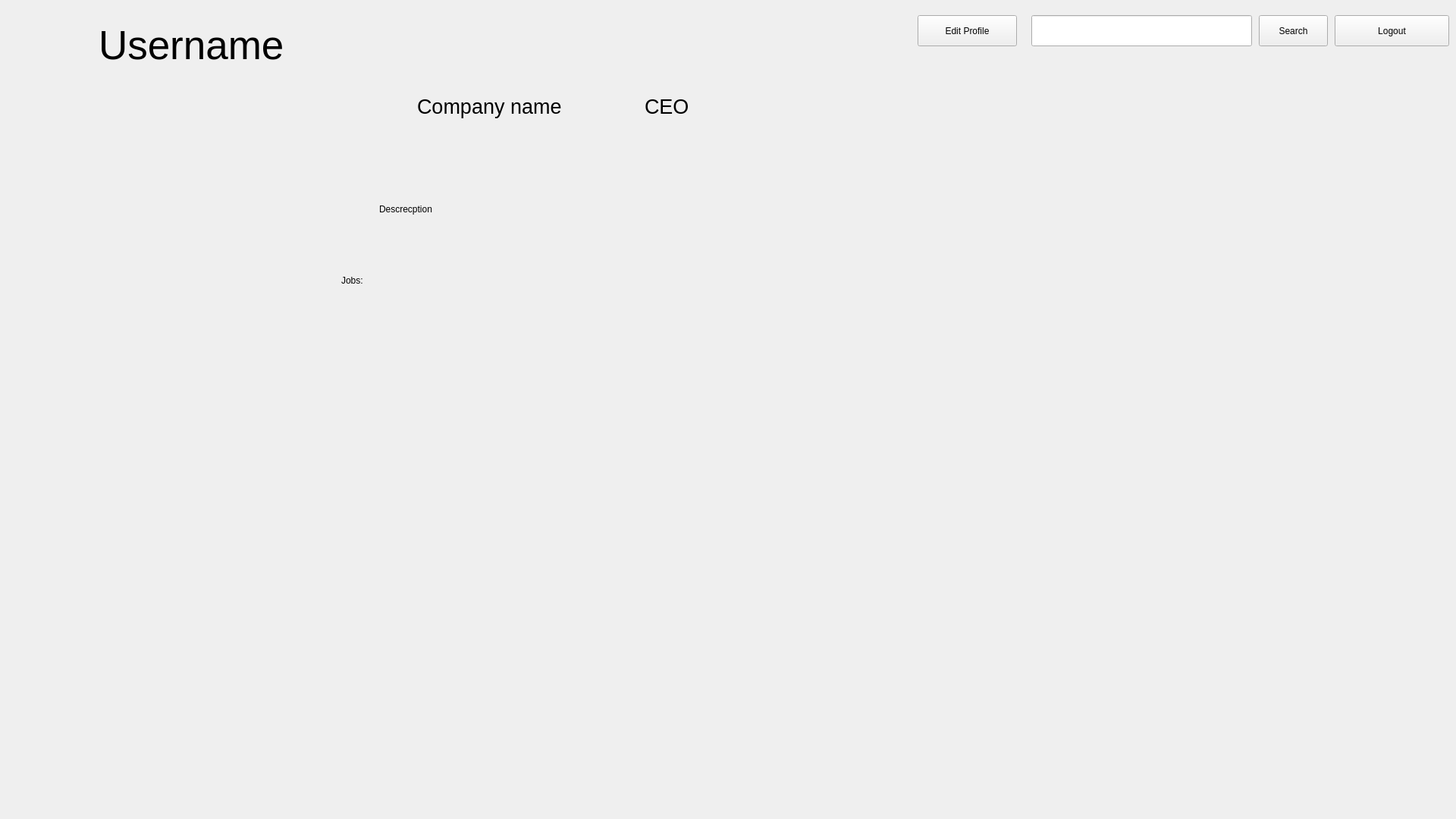
<?xml version="1.0" encoding="UTF-8"?>
<ui version="4.0">
 <class>CompanyProfileWindow</class>
 <widget class="QWidget" name="CompanyProfileWindow">
  <property name="geometry">
   <rect>
    <x>0</x>
    <y>0</y>
    <width>1920</width>
    <height>1080</height>
   </rect>
  </property>
  <property name="windowTitle">
   <string>Profile</string>
  </property>
  <widget class="QLabel" name="usernamelabel">
   <property name="geometry">
    <rect>
     <x>130</x>
     <y>0</y>
     <width>280</width>
     <height>120</height>
    </rect>
   </property>
   <property name="font">
    <font>
     <pointsize>40</pointsize>
    </font>
   </property>
   <property name="text">
    <string>Username</string>
   </property>
  </widget>
  <widget class="QLabel" name="ceolabel">
   <property name="geometry">
    <rect>
     <x>850</x>
     <y>110</y>
     <width>250</width>
     <height>60</height>
    </rect>
   </property>
   <property name="font">
    <font>
     <pointsize>20</pointsize>
    </font>
   </property>
   <property name="text">
    <string>CEO</string>
   </property>
  </widget>
  <widget class="QLabel" name="cnamelabel">
   <property name="geometry">
    <rect>
     <x>550</x>
     <y>110</y>
     <width>250</width>
     <height>60</height>
    </rect>
   </property>
   <property name="font">
    <font>
     <pointsize>20</pointsize>
    </font>
   </property>
   <property name="text">
    <string>Company name</string>
   </property>
  </widget>
  <widget class="QLabel" name="desclabel">
   <property name="geometry">
    <rect>
     <x>500</x>
     <y>250</y>
     <width>701</width>
     <height>51</height>
    </rect>
   </property>
   <property name="text">
    <string>Descrecption</string>
   </property>
  </widget>
  <widget class="QLabel" name="label">
   <property name="geometry">
    <rect>
     <x>450</x>
     <y>350</y>
     <width>80</width>
     <height>40</height>
    </rect>
   </property>
   <property name="text">
    <string>Jobs:</string>
   </property>
  </widget>
  <widget class="QPushButton" name="editbutton">
   <property name="geometry">
    <rect>
     <x>1210</x>
     <y>20</y>
     <width>131</width>
     <height>41</height>
    </rect>
   </property>
   <property name="text">
    <string>Edit Profile</string>
   </property>
  </widget>
  <widget class="QPushButton" name="searchbutton">
   <property name="geometry">
    <rect>
     <x>1660</x>
     <y>20</y>
     <width>91</width>
     <height>41</height>
    </rect>
   </property>
   <property name="text">
    <string>Search</string>
   </property>
  </widget>
  <widget class="QLineEdit" name="searchtxt">
   <property name="geometry">
    <rect>
     <x>1360</x>
     <y>20</y>
     <width>291</width>
     <height>41</height>
    </rect>
   </property>
  </widget>
  <widget class="QPushButton" name="logoutbutton">
   <property name="geometry">
    <rect>
     <x>1760</x>
     <y>20</y>
     <width>151</width>
     <height>41</height>
    </rect>
   </property>
   <property name="text">
    <string>Logout</string>
   </property>
  </widget>
 </widget>
 <resources/>
 <connections/>
</ui>
